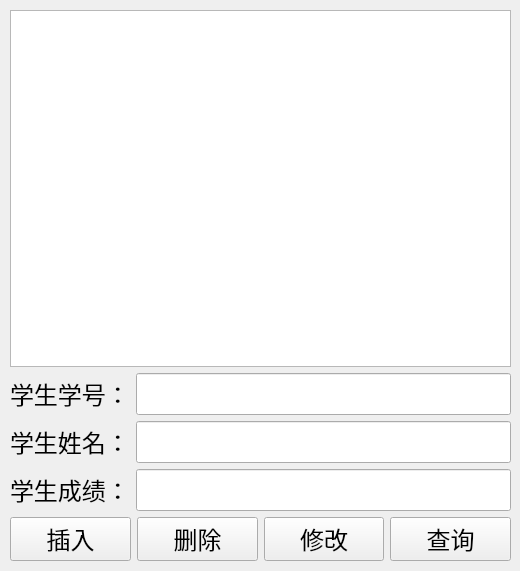
<?xml version="1.0" encoding="UTF-8"?>
<ui version="4.0">
 <class>Widget</class>
 <widget class="QWidget" name="Widget">
  <property name="geometry">
   <rect>
    <x>0</x>
    <y>0</y>
    <width>520</width>
    <height>571</height>
   </rect>
  </property>
  <property name="windowTitle">
   <string>sqlite</string>
  </property>
  <widget class="QWidget" name="">
   <property name="geometry">
    <rect>
     <x>10</x>
     <y>10</y>
     <width>501</width>
     <height>551</height>
    </rect>
   </property>
   <layout class="QVBoxLayout" name="verticalLayout">
    <item>
     <widget class="QTableView" name="tableView"/>
    </item>
    <item>
     <layout class="QGridLayout" name="gridLayout">
      <item row="0" column="0">
       <widget class="QLabel" name="label">
        <property name="font">
         <font>
          <family>黑体</family>
          <pointsize>18</pointsize>
         </font>
        </property>
        <property name="text">
         <string>学生学号：</string>
        </property>
       </widget>
      </item>
      <item row="0" column="1">
       <widget class="QLineEdit" name="idEdit">
        <property name="font">
         <font>
          <family>黑体</family>
          <pointsize>18</pointsize>
         </font>
        </property>
       </widget>
      </item>
      <item row="1" column="0">
       <widget class="QLabel" name="label_2">
        <property name="font">
         <font>
          <family>黑体</family>
          <pointsize>18</pointsize>
         </font>
        </property>
        <property name="text">
         <string>学生姓名：</string>
        </property>
       </widget>
      </item>
      <item row="1" column="1">
       <widget class="QLineEdit" name="nameEdit">
        <property name="font">
         <font>
          <family>黑体</family>
          <pointsize>18</pointsize>
         </font>
        </property>
       </widget>
      </item>
      <item row="2" column="0">
       <widget class="QLabel" name="label_3">
        <property name="font">
         <font>
          <family>黑体</family>
          <pointsize>18</pointsize>
         </font>
        </property>
        <property name="text">
         <string>学生成绩：</string>
        </property>
       </widget>
      </item>
      <item row="2" column="1">
       <widget class="QLineEdit" name="scoreEdit">
        <property name="font">
         <font>
          <family>黑体</family>
          <pointsize>18</pointsize>
         </font>
        </property>
       </widget>
      </item>
     </layout>
    </item>
    <item>
     <layout class="QHBoxLayout" name="horizontalLayout">
      <item>
       <widget class="QPushButton" name="insertButton">
        <property name="font">
         <font>
          <family>黑体</family>
          <pointsize>18</pointsize>
         </font>
        </property>
        <property name="text">
         <string>插入</string>
        </property>
       </widget>
      </item>
      <item>
       <widget class="QPushButton" name="deleteButton">
        <property name="font">
         <font>
          <family>黑体</family>
          <pointsize>18</pointsize>
         </font>
        </property>
        <property name="text">
         <string>删除</string>
        </property>
       </widget>
      </item>
      <item>
       <widget class="QPushButton" name="updateButton">
        <property name="font">
         <font>
          <family>黑体</family>
          <pointsize>18</pointsize>
         </font>
        </property>
        <property name="text">
         <string>修改</string>
        </property>
       </widget>
      </item>
      <item>
       <widget class="QPushButton" name="selectButton">
        <property name="font">
         <font>
          <family>黑体</family>
          <pointsize>18</pointsize>
         </font>
        </property>
        <property name="text">
         <string>查询</string>
        </property>
       </widget>
      </item>
     </layout>
    </item>
   </layout>
  </widget>
 </widget>
 <resources/>
 <connections/>
</ui>
